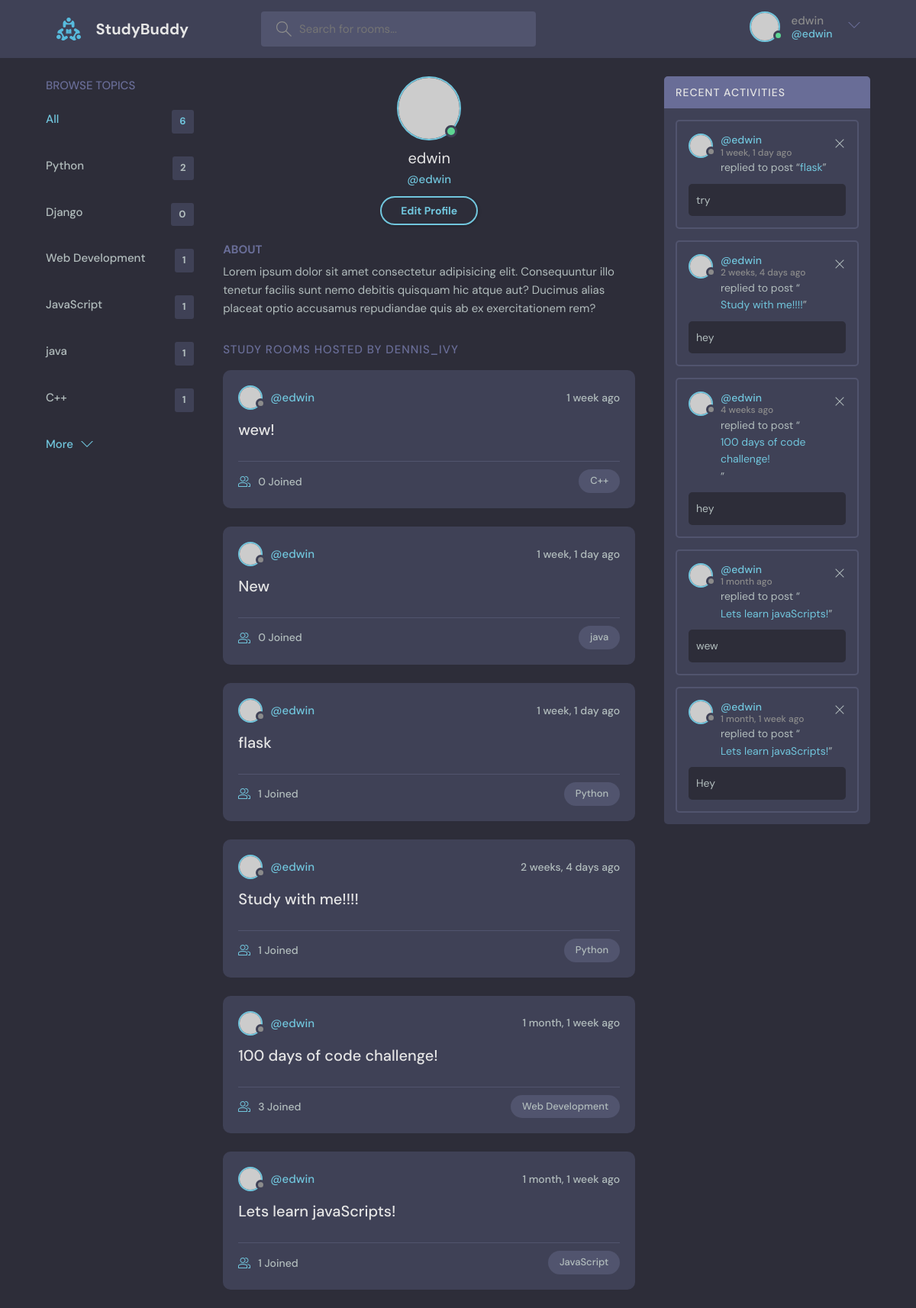
/profile/1/ (signed in), run on the app's committed database.
### base/models.py (models this page shows, shortened)
class Topic(models.Model):
    name = models.CharField(max_length=200)

class Room(models.Model):
    host = models.ForeignKey(User, on_delete=models.SET_NULL, null=True)
    topic = models.ForeignKey(Topic, on_delete=models.SET_NULL, null=True)
    name =  models.CharField(max_length=200)
    description = models.TextField(null=True, blank=True)
    participants = models.ManyToManyField(
        User, related_name='participants', blank=True)
    updated = models.DateTimeField(auto_now=True)
    created = models.DateTimeField(auto_now_add=True)
    class Meta:
        ordering = ['-updated', '-created']
    def __str__(self):
        return self.name

class Message(models.Model):
    user = models.ForeignKey(User, on_delete=models.CASCADE)
    room = models.ForeignKey(Room, on_delete=models.CASCADE)
    body = models.TextField()
    updated = models.DateTimeField(auto_now=True)
    created = models.DateTimeField(auto_now_add=True)
    class Meta:
        ordering = ['-updated', '-created']

### base/views.py (the view)
# urls.py: path("profile/<str:pk>/", views.userProfile, name="user-profile"),
def userProfile(request, pk):
    user = User.objects.get(id=pk)
    rooms = user.room_set.all()
    room_messages = user.message_set.all()
    topics = Topic.objects.all()
    context = {"user": user, "rooms": rooms, "room_messages": room_messages, "topics": topics}
    return render(request, "base/profile.html", context)

### base/templates/base/profile.html
{% extends "main.html" %}
{% block content %}
  <main class="profile-page layout layout--3">
    <div class="container">
      {% include "base/topics_component.html" %}
      <div class="roomList">
        <div class="profile">
          <div class="profile__avatar">
            <div class="avatar avatar--large active">
              <img src="https://randomuser.me/api/portraits/men/11.jpg" />
            </div>
          </div>
          <div class="profile__info">
            <h3>{{user.username}}</h3>
            <p>@{{user.username}}</p>
            {% if request.user == user %}
            <a href="{% url "update-user" %}" class="btn btn--main btn--pill">Edit Profile</a>
            {% endif %}
          </div>
          <div class="profile__about">
            <h3>About</h3>
            <p>
              Lorem ipsum dolor sit amet consectetur adipisicing elit. Consequuntur illo tenetur
              facilis sunt nemo debitis quisquam hic atque aut? Ducimus alias placeat optio
              accusamus repudiandae quis ab ex exercitationem rem?
            </p>
          </div>
        </div>
        <div class="roomList__header">
          <div>
            <h2>Study Rooms Hosted by dennis_ivy</a>
            </h2>
          </div>
        </div>
        {% include "base/feed_component.html" %}
      </div>
      {% include "base/activity_component.html" %}
    </div>
  </main>
{% endblock %}

### templates/navbar.html (shortened to what this page needs)
{% load static %}
<header class="header header--loggedIn">
    <div class="container">
      <a href="{% url "home" %}" class="header__logo">
        <img src="{% static "images/logo.svg" %}" />
        <h1>StudyBuddy</h1>
      </a>
      <form class="header__search" method="GET" action="{% url "home" %}">
        <label>
          <input name="q" placeholder="Search for rooms..." />
        </label>
      </form>
      <nav class="header__menu">
        {% if request.user.is_authenticated %}
        <div class="header__user">
          <a href="{% url "update-user" %}">
            <div class="avatar avatar--medium active">
              <img src="https://randomuser.me/api/portraits/men/37.jpg" />
            </div>
            <p>{{request.user.username}} <span>@{{request.user.username}}</span></p>
          </a>
          <button class="dropdown-button">
            <svg version="1.1" xmlns="http://www.w3.org/2000/svg" width="32" height="32" viewBox="0 0 32 32">
              <title>chevron-down</title>
              <path d="M16 21l-13-13h-3l16 16 16-16h-3l-13 13z"></path>
            </svg>
          </button>
        </div>
        {% else %}
         <a href="{% url "login" %}">
          <img src="{% static "images/avatar.svg" %}" />
          <p>Login</p>
        </a>
        {% endif %}
      </nav>
    </div>
  </header>

### base/templates/base/topics_component.html
<div class="topics">
    <div class="topics__header">
      <h2>Browse Topics</h2>
    </div>
    <ul class="topics__list">
      <li>
        <a href="{% url "home" %}" class="active">All <span>{{topics.count}}</span></a>
      </li>
      {% for topic in topics %}
      <li>
        <a href="{% url "home" %}?q={{topic.name}}">{{topic.name}} <span>{{topic.room_set.all.count}}</span></a>
      </li>
      {% endfor %}
    </ul>
    <a class="btn btn--link" href="topics.html">
      More
      <svg version="1.1" xmlns="http://www.w3.org/2000/svg" width="32" height="32" viewBox="0 0 32 32">
        <title>chevron-down</title>
        <path d="M16 21l-13-13h-3l16 16 16-16h-3l-13 13z"></path>
      </svg>
    </a>
</div>

### base/templates/base/feed_component.html (shortened to what this page needs)
{% for room in rooms %}
<div class="roomListRoom">
    <div class="roomListRoom__header">
      <a href="{% url 'user-profile' room.host.id %}" class="roomListRoom__author">
        <div class="avatar avatar--small">
          <img src="https://randomuser.me/api/portraits/women/11.jpg" />
        </div>
        <span>@{{room.host.username}}</span>
      </a>
      <div class="roomListRoom__actions">
        <span>{{room.created|timesince}} ago</span>
      </div>
    </div>
    <div class="roomListRoom__content">
      <a href="{% url 'room' room.id %}">{{room.name}}</a>
    </div>
    <div class="roomListRoom__meta">
      <a href="{% url 'room' room.id %}" class="roomListRoom__joined">
        {{room.participants.all.count}} Joined
      </a>
      <p class="roomListRoom__topic">{{room.topic.name}}</p>
    </div>
</div>
{% endfor %}

### base/templates/base/activity_component.html
<div class="activities">
    <div class="activities__header">
      <h2>Recent Activities</h2>
    </div>
    {% for message in room_messages %}
    <div class="activities__box">
      <div class="activities__boxHeader roomListRoom__header">
        <a href="{% url "user-profile" message.user.id %}" class="roomListRoom__author">
          <div class="avatar avatar--small">
            <img src="https://randomuser.me/api/portraits/women/11.jpg" />
          </div>
          <p>
            @{{message.user}}
            <span>{{message.created|timesince}} ago</span>
          </p>
        </a>
        {% if request.user == message.user %}
        <div class="roomListRoom__actions">
          <a href="{% url "delete-message" message.id %}">
            <svg version="1.1" xmlns="http://www.w3.org/2000/svg" width="32" height="32" viewBox="0 0 32 32">
              <title>remove</title>
              <path
                d="M27.314 6.019l-1.333-1.333-9.98 9.981-9.981-9.981-1.333 1.333 9.981 9.981-9.981 9.98 1.333 1.333 9.981-9.98 9.98 9.98 1.333-1.333-9.98-9.98 9.98-9.981z"
              ></path>
            </svg>
          </a>
        </div>
        {% endif %}
      </div>
      <div class="activities__boxContent">
        <p>replied to post “<a href="{% url 'room' message.room.id %}">{{message.room}}</a>”</p>
        <div class="activities__boxRoomContent">
          {{message.body}}
        </div>
      </div>
    </div>
    {% endfor %}
  </div>

### data on the page
Topic: name "Python", room_set.all.count "2"
Topic: name "Django", room_set.all.count "0"
Topic: name "Web Development", room_set.all.count "1"
Topic: name "JavaScript", room_set.all.count "1"
Topic: name "java", room_set.all.count "1"
Topic: name "C++", room_set.all.count "1"
Room: host.username "edwin", created "1 week", name "wew!", participants.all.count "0", topic.name "C++"
Room: host.username "edwin", created "1 week, 1 day", name "New", participants.all.count "0", topic.name "java"
Room: host.username "edwin", created "1 week, 1 day", name "flask", participants.all.count "1", topic.name "Python"
Room: host.username "edwin", created "2 weeks, 4 days", name "Study with me!!!!", participants.all.count "1", topic.name "Python"
Room: host.username "edwin", created "1 month, 1 week", name "100 days of code challenge!", participants.all.count "3", topic.name "Web Development"
Room: host.username "edwin", created "1 month, 1 week", name "Lets learn javaScripts!", participants.all.count "1", topic.name "JavaScript"
Message: user "edwin", created "1 week, 1 day", room "flask", body "try"
Message: user "edwin", created "2 weeks, 4 days", room "Study with me!!!!", body "hey"
Message: user "edwin", created "4 weeks", room "100 days of code challenge!", body "hey"
Message: user "edwin", created "1 month", room "Lets learn javaScripts!", body "wew"
Message: user "edwin", created "1 month, 1 week", room "Lets learn javaScripts!", body "Hey"

### other printed values
{{ request.user.username }} "edwin"
{{ topics.count }} "6"
{{ user.username }} "edwin"
